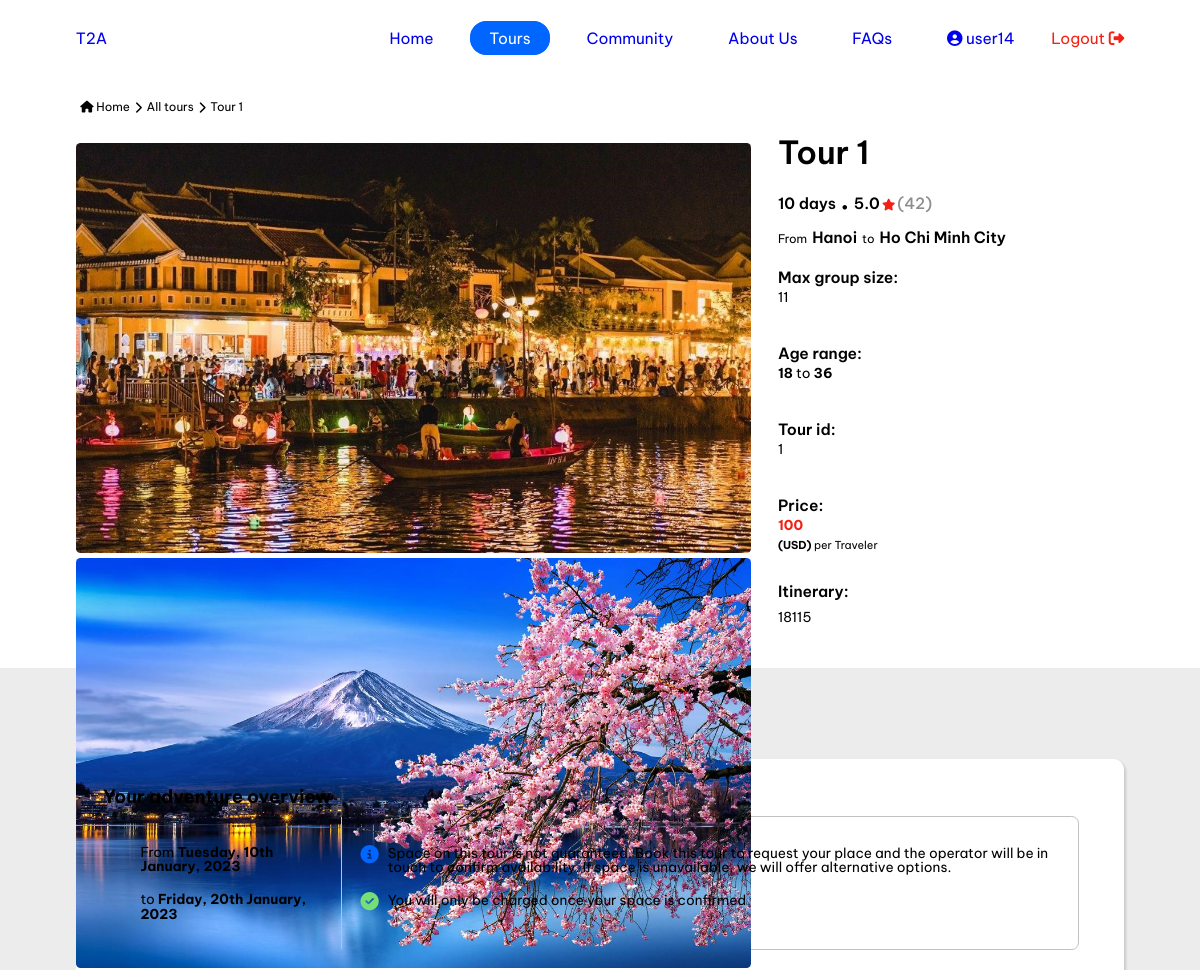
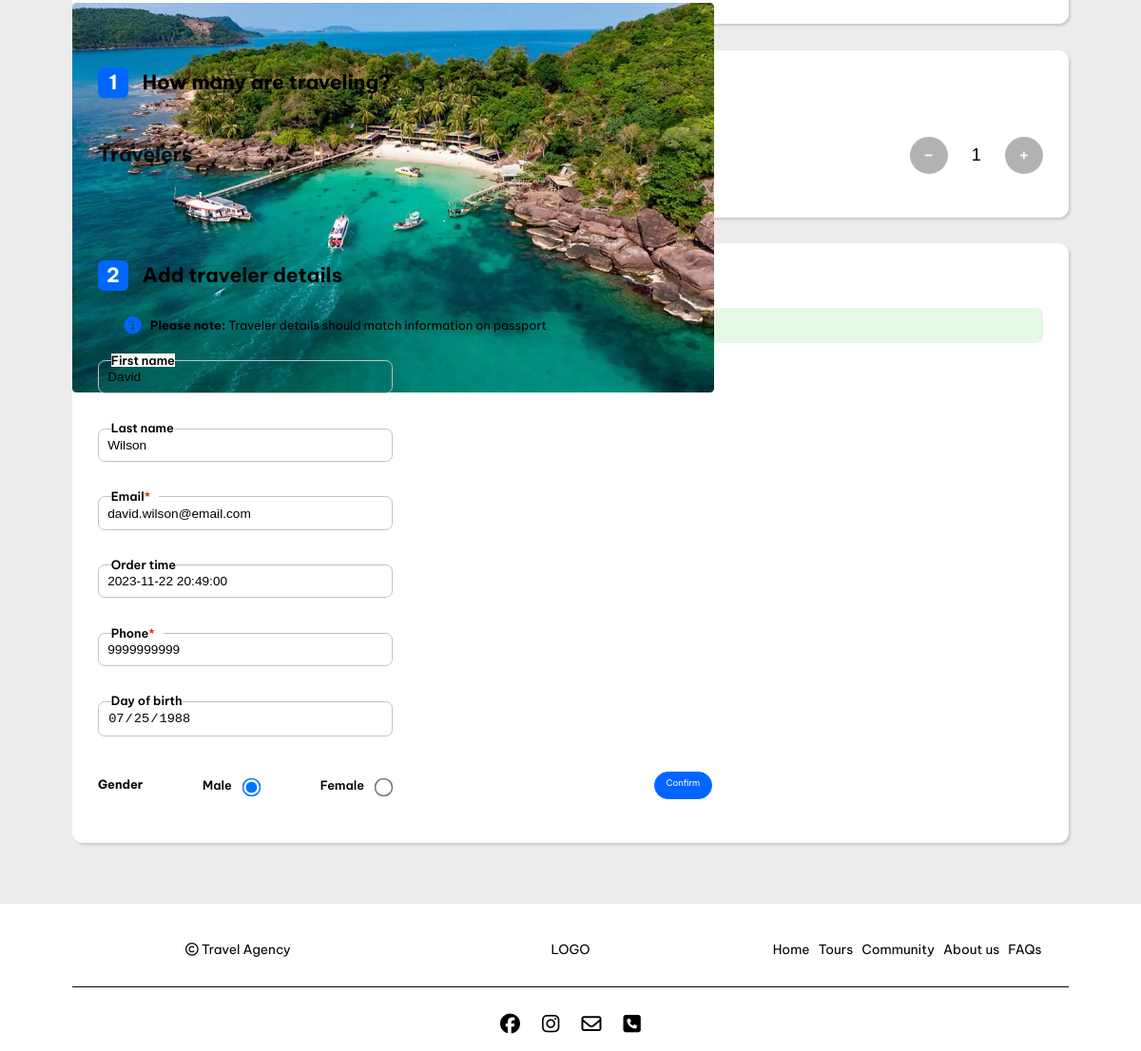
/tours/tour.php?id=1 (signed in), run on the app's committed database (2 pictures, top to bottom).
### tables this page shows
CREATE TABLE `tour` (
  `tour_ID` char(11) NOT NULL,
  `tour_name` varchar(255) NOT NULL,
  `tour_price` int(11) NOT NULL,
  `tour_transport` varchar(50) NOT NULL,
  `tour_start` date NOT NULL,
  `tour_end` date NOT NULL,
  `tour_length` varchar(50) NOT NULL,
  `tour_number` tinyint(4) NOT NULL,
  `tour_from` varchar(255) NOT NULL,
  `tour_to` varchar(255) NOT NULL,
  `tour_itinerary` text NOT NULL,
  `supplier_ID` char(11) NOT NULL
);

CREATE TABLE `tour_image` (
  `image_ID` int(11) NOT NULL,
  `image_name` varchar(255) NOT NULL,
  `tour_ID` char(11) NOT NULL
);

CREATE TABLE `customer` (
  `customer_ID` char(11) NOT NULL,
  `customer_first_name` varchar(255) NOT NULL,
  `customer_last_name` varchar(255) NOT NULL,
  `customer_gender` varchar(8) NOT NULL,
  `customer_birthday` date NOT NULL,
  `customer_phone` char(12) NOT NULL,
  `customer_email` varchar(255) NOT NULL,
  `customer_address` text NOT NULL,
  `account_ID` char(11) NOT NULL
);

### tours/tour.php (the view, shortened to what the rows shown need)
<?php
require_once '../admin/process/query.php';
$tour = new Tour();
$tour_image = new TourImage();
$data = [
    't_id' => $_GET['id']
];
$id = $_GET['id'];
$tour_images = $tour_image->getData($id);
$value = $tour->getEachData($data)['0'];
?>
<!DOCTYPE html>
<html lang="en">
<head>
    <link rel="stylesheet" href="../css/base.css">
    <link rel="stylesheet" href="../css/main.css">
    <link rel="stylesheet" href="https://cdnjs.cloudflare.com/ajax/libs/font-awesome/6.4.2/css/all.min.css">
    <link rel="stylesheet" href="https://cdn.jsdelivr.net/npm/swiper@10/swiper-bundle.min.css"/>
</head>
<body>
    <div class="container__wrap container">
        <div class="breadscrumb grid__row">
            <a href="../home.html" class="grid__row">
                <i class="fa-solid fa-house"></i>
                Home
            </a>
            <i class="fa-solid fa-chevron-right"></i>
            <a href="../tours.php">All tours</a>
            <i class="fa-solid fa-chevron-right"></i>
            <span href="./tour.html">
                <?php echo $value['tour_name']?>
            </span>
        </div>
        <div class="detail-tour__hero grid__row">
            <div class="detail-tour__img">
                <div class="swiper">
                    <div class="swiper-wrapper">
                        <?php foreach($tour_images as $tour_image) :?>
                        <div class="img swiper-slide">
                            <img class="" src="./img/<?php echo $tour_image['image_name'] ?>" alt="">
                        </div>
                        <?php endforeach;?>
                    </div>
                </div>
            </div>
            <div class="detail-tour__description">
                <h1><?php echo $value['tour_name']?></h1>
                <span class="detail__tour-length"><?php echo $value['tour_length']?></span>
                <i class="fa-solid fa-circle"></i>
                <span class="detail__tour-rate">5.0</span>
                <i class="fa-solid fa-star"></i>
                <span class="detail__tour-rate-number">(42)</span>
                <div class="start-end">
                    From
                    <span><?php echo $value['tour_from']?></span>
                    to
                    <span><?php echo $value['tour_to']?></span>
                </div>
                <div class="detail__tour-other grid__row">
                    <div class="detail__tour-max">
                        <span>Max group size:</span>
                        <p><?php echo $value['tour_number']?></p>
                    </div>
                    <div class="detail__tour-age">
                    </div>
                    <div class="detail__tour-id">
                        <span>Tour id:</span>
                        <p><?php echo $value['tour_ID']?></p>
                    </div>
                    <div class="detail__tour-price">
                        <span>Price:</span>
                        <p id="unit_price" class="money"><?php echo $value['tour_price']?></p>
                        <span><b>(USD)</b> per Traveler</span>
                    </div>
                    <div class="detail__tour-itinerary">
                        <span>Itinerary:</span>
                        <p><?php echo $value['tour_itinerary']?></p>
                    </div>
                </div>
            </div>
        </div>
    </div>
    <div class="tour-input">
        <div class="container__wrap">
            <div class="tour-overview tour-ticket-box">
                <h1>Your adventure overview</h1>
                <div class="overview-tab grid__row">
                    <div class="day-start-end">
                        <?php
                            $tourStart = $value['tour_start'];
                            $tourEnd = $value['tour_end'];
                            $formattedStart = date("l, jS F, Y", strtotime($tourStart));
                            $formattedEnd = date("l, jS F, Y", strtotime($tourEnd));
                        ?>
                        <div class="day-start">From <b><?php echo $formattedStart?></b></div>
                        <div class="day-end">to <b><?php echo $formattedEnd?></b></div>
                    </div>
                </div>
            </div>
            <form action="" method="post" enctype="multipart/form-data">
                <div class="tour-detail-booking tour-ticket-box">
                    <?php
                    $account = new Account();
                    if(isset($_SESSION['account_role'])) {
                        $data = [
                            'id' => $_SESSION['account_ID']
                        ];
                        $value = $account->getEachDataLeftJoin($data)['0'];
                        $role = $_SESSION['account_role'];
                    }
                    ?>
                    <div class="grid__row">
                        <div class="detail form-ticket grid__row">
                            <div class="input-detail">
                                <div class="first-name">
                                    <label for="first" class="readonly">First name</label>
                                    <input type="text" name="firstName" readonly id="first" value="<?php
                                    if(isset($role)) {
                                        if($role < 3) {
                                            echo $value['staff_first_name'];
                                        } else if($role == 4) {
                                            echo $value['customer_first_name'];
                                        }
                                    }?>">
                                </div>
                            </div>
                            <div class="input-detail">
                                <div class="last-name">
                                    <label for="last" class="readonly">Last name</label>
                                    <input type="text" readonly name="lastName" id="last" value="<?php
                                    if(isset($role)) {
                                        if($role < 3) {
                                            echo $value['staff_last_name'];
                                        } else if($role == 4) {
                                            echo $value['customer_last_name'];
                                        }
                                    }?>">
                                </div>
                            </div>
                            <div class="input-detail">
                                <div class="email">
                                    <label>Email</label>
                                    <input type="text" name="email" id="email" value="<?php
                                    if(isset($role)) {
                                        if($role < 3) {
                                            echo $value['staff_email'];
                                        } else if($role == 4) {
                                            echo $value['customer_email'];
                                        }
                                    }?>">
                                </div>
                            </div>
                            <div class="input-detail">
                                <div class="phone">
                                    <label>Phone</label>
                                    <input type="text" name="phone" id="phone" value="<?php
                                    if(isset($role)) {
                                        if($role < 3) {
                                            echo $value['staff_phone'];
                                        } else if($role == 4) {
                                            echo $value['customer_phone'];
                                        }
                                    }?>">
                                </div>
                            </div>
                            <div class="input-detail">
                                <div class="day-of-birth">
                                    <label for="day-of-birth" class="readonly">Day of birth</label>
                                    <input type="date" readonly name="birthDay" id="day-of-birth" value="<?php
                                    if(isset($role)) {
                                        if($role == 4) {
                                            echo $value['customer_birthday'];
                                        }
                                    }
                                    ?>">
                                </div>
                            </div>
                            <div class="input-detail input-gender">
                                <div class="gender">
                                    <div class="gender-box grid__row">
                                        <h2>Gender</h2>
                                        <div class="gender-male grid__row">
                                            <label class="readonly">Male</label>
                                            <input type="radio" name="gender" value="Male" <?php if(isset($role)  && $role == 4 && $value['customer_gender'] == 'Male') {echo 'checked';}?>>
                                        </div>
                                        <div class="gender-female grid__row">
                                            <label class="readonly">Female</label>
                                            <input type="radio" name="gender" value="Female" <?php if(isset($role)  && $role == 4 && $value['customer_gender'] == 'Female') {echo 'checked';}?>>
                                        </div>
                                    </div>
                                </div>
                            </div>
                        </div>
                    </div>
                </div>
            </form>
        </div>
    </div>
</body>
</html>

### data on the page
tour: tour_name "Tour 1", tour_length "10 days", tour_from "Hanoi", tour_to "Ho Chi Minh City", tour_number "11", tour_ID "1", tour_price "100", tour_itinerary "18115", tour_start "Tuesday, 10th January, 2023", tour_end "Friday, 20th January, 2023"
tour_image: image_name (picture)
tour_image: image_name (picture)
tour_image: image_name (picture)
customer: firstName "David", lastName "Wilson", email "david.wilson@email.com", phone "9999999999", birthDay "07/25/1988", customer_gender "☑"

### other printed values
$_SESSION['account_username'] "user14"
